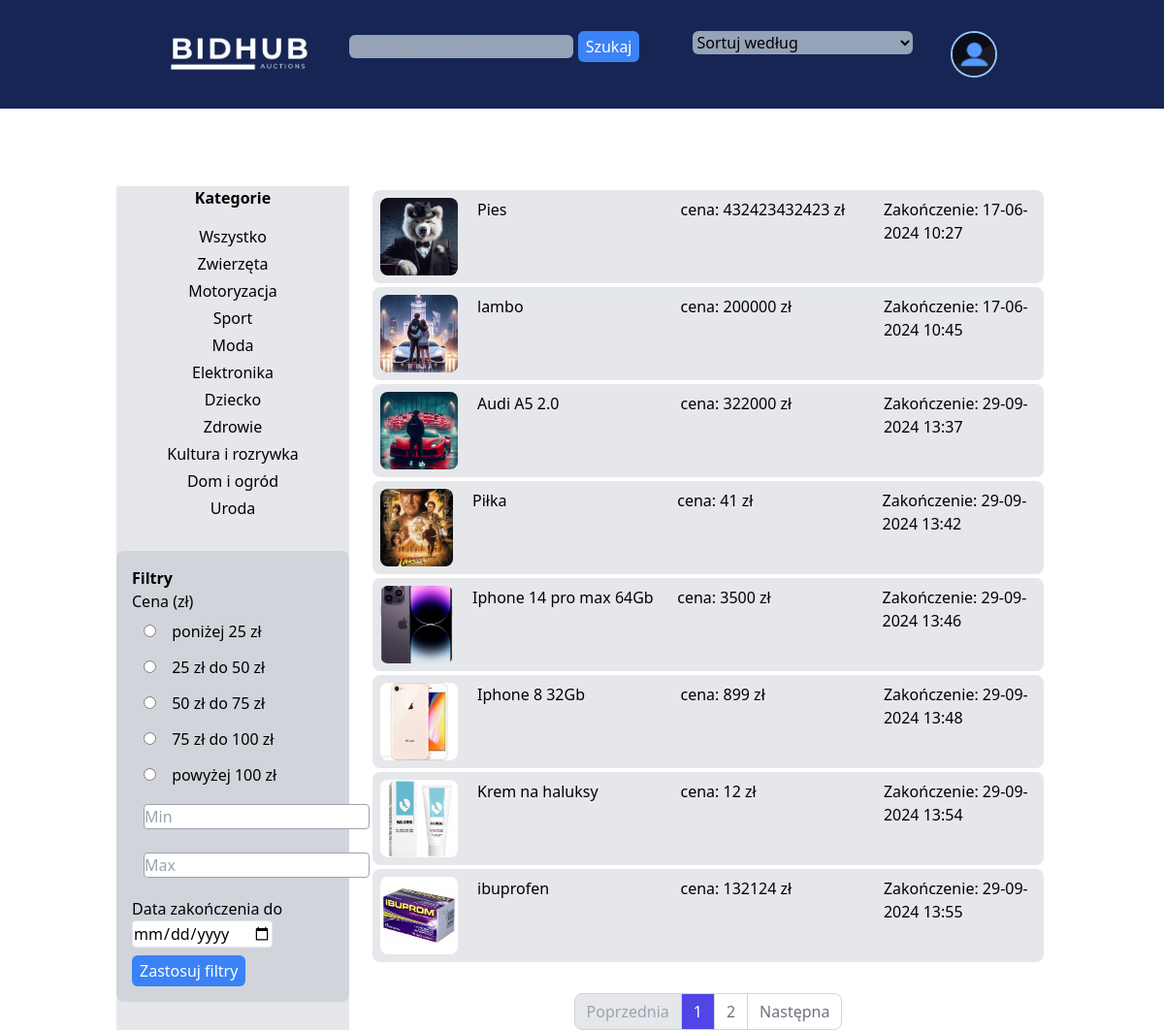
The app's page /dist/loggin.php (signed in) with its own data.
### tables this page shows
CREATE TABLE `categories` (
  `id_category` int(11) NOT NULL,
  `category_name` varchar(100) NOT NULL
);

CREATE TABLE `auctions` (
  `id_auction` int(11) NOT NULL,
  `id_user` int(11) NOT NULL,
  `id_category` int(11) NOT NULL,
  `title` varchar(50) NOT NULL,
  `description` varchar(1000) NOT NULL,
  `image` varchar(255) NOT NULL,
  `start_price` double NOT NULL,
  `end_time` datetime NOT NULL DEFAULT current_timestamp(),
  `highest_bidder_id` int(11) DEFAULT NULL,
  `status` varchar(50) NOT NULL DEFAULT 'active'
);

### dist/loggin.php (the view, shortened to what this page needs)
<?php
include_once "../scripts/connect.php";
if (isset($_SESSION['id_user']) && isset($_SESSION['email'])) {
    $sql = "SELECT id_category, category_name FROM categories";
    $stmt = $conn->prepare($sql);
    $stmt->execute();
    $categories = $stmt->fetchAll(PDO::FETCH_ASSOC);
    $search = isset($_GET['search']) ? trim($_GET['search']) : '';
    $categoryId = isset($_GET['id']) ? (int)$_GET['id'] : 0;
    $sort = isset($_GET['sort']) ? $_GET['sort'] : '';
    $itemsPerPage = 8;
    $page = isset($_GET['page']) && is_numeric($_GET['page']) ? (int)$_GET['page'] : 1;
    $offset = ($page - 1) * $itemsPerPage;
    $sql2 = "SELECT SQL_CALC_FOUND_ROWS auctions.*, categories.category_name
         FROM auctions
         JOIN categories ON auctions.id_category = categories.id_category";
    $conditions = ["auctions.status = 'active'"];
    $sql2 .= ' WHERE ' . implode(' AND ', $conditions);
    switch ($sort) {
        default:
            $sql2 .= ' ORDER BY auctions.end_time ASC';
    }
    $sql2 .= " LIMIT :limit OFFSET :offset";
    $stmt2 = $conn->prepare($sql2);
    $stmt2->bindValue(':limit', $itemsPerPage, PDO::PARAM_INT);
    $stmt2->bindValue(':offset', $offset, PDO::PARAM_INT);
    $stmt2->execute();
    $auctions = $stmt2->fetchAll(PDO::FETCH_ASSOC);
    $totalAuctionsStmt = $conn->query("SELECT FOUND_ROWS() as total");
    $totalAuctions = $totalAuctionsStmt->fetch(PDO::FETCH_ASSOC)['total'];
    $totalPages = ceil($totalAuctions / $itemsPerPage);
?>
<!DOCTYPE html>
<html lang="en">
<head>
    <link rel="stylesheet" href="../src/output.css">
    <link href="https://cdn.jsdelivr.net/npm/tailwindcss@2.2.19/dist/tailwind.min.css" rel="stylesheet">
</head>
<body>
<header class="bg-blue-950">
    <div class="container w-4/5 m-auto bg-blue-950 flex justify-around p-8">
        <div><a href="loggin.php"><img src="/projekt/projekt/img/BidHub_logo_removebg_minimalized.png" alt="Błąd załadowania zdjęcia" width="150" height="150"></a></div>
        <form method="GET" action="loggin.php" class="inline-block">
            <input type="text" name="search" class="bg-slate-400 text-black rounded-md" placeholder="Wyszukaj przedmiot..." value="<?php echo htmlspecialchars($search); ?>">
            <button type="submit" class="bg-blue-500 text-white px-2 py-1 rounded-md">Szukaj</button>
        </form>
        <form method="GET" action="loggin.php" class="inline-block ml-4">
            <select name="sort" class="bg-slate-400 text-black rounded-md" onchange="this.form.submit()">
                <option value="">Sortuj według</option>
            </select>
        </form>
        <div id="dropdownButton" class="text-black font-bold">
            <div onclick="myDropdown()" class="block w-12 h-12 rounded-full overflow-hidden border-2 border-blue-300 focus:outline-none focus:border-white">
                <img class="h-full w-full object-cover" src="<?php echo !empty($_SESSION['profile_image']) ? htmlspecialchars($_SESSION['profile_image']) : 'uploads/avatar-2388584_1280.png'; ?>" alt="">
            </div>
        </div>
    </div>
</header>
<main class="container w-4/5 m-auto flex">
<aside class="bg-gray-200 w-1/4 mt-20 mr-5 h-auto">
    <h2 class="font-bold text-center">Kategorie</h2>
    <ul class="text-center p-3">
        <li class="m-1 hover:underline hover:text-blue-900 <?php echo !isset($categoryId) ? 'font-bold text-blue-600' : ''; ?>">
            <a href="loggin.php">
                Wszystko
            </a>
        </li>
        <?php foreach ($categories as $category): ?>
            <li class="m-1 hover:underline hover:text-blue-900 <?php echo ($category['id_category'] == $categoryId) ? 'font-bold text-blue-600' : ''; ?>">
                <a href="loggin.php?id=<?php echo htmlspecialchars($category['id_category']); ?>&search=<?php echo htmlspecialchars($search); ?>">
                    <?php echo htmlspecialchars($category['category_name']); ?>
                </a>
            </li>
        <?php endforeach; ?>
    </ul>
    <div class="bg-gray-300 p-4 mt-4 rounded-lg m-auto">
        <h2 class="font-bold">Filtry</h2>
        <form method="GET" action="loggin.php">
            <div class="m-auto">
                <label>Cena (zł)</label><br>
                <label><input class="m-3 " type="radio" name="price_range" value="below_25" <?php echo (isset($_GET['price_range']) && $_GET['price_range'] == 'below_25') ? 'checked' : ''; ?>> poniżej 25 zł</label><br>
                <label><input class="m-3 " type="radio" name="price_range" value="25_to_50" <?php echo (isset($_GET['price_range']) && $_GET['price_range'] == '25_to_50') ? 'checked' : ''; ?>> 25 zł do 50 zł</label><br>
                <label><input class="m-3 " type="radio" name="price_range" value="50_to_75" <?php echo (isset($_GET['price_range']) && $_GET['price_range'] == '50_to_75') ? 'checked' : ''; ?>> 50 zł do 75 zł</label><br>
                <label><input class="m-3 " type="radio" name="price_range" value="75_to_100" <?php echo (isset($_GET['price_range']) && $_GET['price_range'] == '75_to_100') ? 'checked' : ''; ?>> 75 zł do 100 zł</label><br>
                <label><input class="m-3 " type="radio" name="price_range" value="above_100" <?php echo (isset($_GET['price_range']) && $_GET['price_range'] == 'above_100') ? 'checked' : ''; ?>> powyżej 100 zł</label><br>
                <label><input class="m-3 rounded border border-gray-400 hover:border-blue-400" type="number" name="custom_price_min" placeholder="Min" class="border rounded" /></label>
                <label><input class="m-3 rounded border border-gray-400 hover:border-blue-400" type="number" name="custom_price_max" placeholder="Max" class="border rounded" /></label>
            </div>
            <div class="my-2">
                <label>Data zakończenia do</label>
                <input type="date" name="end_date" class="border rounded" />
            </div>
            <button type="submit" class="bg-blue-500 text-white px-2 py-1 rounded-md">Zastosuj filtry</button>
        </form>
    </div>
</aside>
<div class="w-3/4 mt-20">
    <ul>
        <?php if (!empty($auctions)): ?>
            <?php foreach ($auctions as $auction): ?>
                <li class="bg-gray-200 m-1 h-auto rounded-lg hover:shadow-blue-900 hover:shadow-lg hover:bg-slate-300">
                    <a href="product_page.php?id_auction=<?php echo htmlspecialchars($auction['id_auction']); ?>">
                        <div class="flex justify-between p-2">
                            <img class="w-20 h-20 object-cover rounded-lg" src="<?php echo htmlspecialchars($auction['image']); ?>" alt="<?php echo htmlspecialchars($auction['title']); ?>">
                            <p class="w-1/3 ml-5"><?php echo htmlspecialchars($auction['title']); ?></p>
                            <p class="w-1/3">cena: <?php echo htmlspecialchars($auction['start_price']); ?> zł</p>
                            <p class="w-1/4">Zakończenie: <?php echo htmlspecialchars(date('d-m-Y H:i', strtotime($auction['end_time']))); ?></p>
                        </div>
                    </a>
                </li>
            <?php endforeach; ?>
        <?php else: ?>
            <p>Brak wyników wyszukiwania dla tej kategorii</p>
        <?php endif; ?>
    </ul>
    <?php if ($totalPages > 1): ?>
    <nav class="flex justify-center mt-8">
        <ul class="inline-flex items-center -space-x-px">
            <?php if ($page > 1): ?>
                <li>
                    <a href="?page=<?php echo $page - 1; ?>&search=<?php echo urlencode($search); ?>&id=<?php echo $categoryId; ?>&price_range=<?php echo isset($_GET['price_range']) ? htmlspecialchars($_GET['price_range']) : ''; ?>&custom_price_min=<?php echo isset($_GET['custom_price_min']) ? htmlspecialchars($_GET['custom_price_min']) : ''; ?>&custom_price_max=<?php echo isset($_GET['custom_price_max']) ? htmlspecialchars($_GET['custom_price_max']) : ''; ?>&end_date=<?php echo isset($_GET['end_date']) ? htmlspecialchars($_GET['end_date']) : ''; ?>&sort=<?php echo htmlspecialchars($sort); ?>"
                    class="block px-3 py-2 ml-0 leading-tight text-gray-500 bg-white border border-gray-300 rounded-l-lg hover:bg-gray-100 hover:text-gray-700">
                        Poprzednia
                    </a>
                </li>
            <?php else: ?>
                <li>
                    <span class="block px-3 py-2 ml-0 leading-tight text-gray-400 bg-gray-200 border border-gray-300 rounded-l-lg">Poprzednia</span>
                </li>
            <?php endif; ?>
            <?php for ($i = 1; $i <= $totalPages; $i++): ?>
                <li>
                    <a href="?page=<?php echo $i; ?>&search=<?php echo urlencode($search); ?>&id=<?php echo $categoryId; ?>&price_range=<?php echo isset($_GET['price_range']) ? htmlspecialchars($_GET['price_range']) : ''; ?>&custom_price_min=<?php echo isset($_GET['custom_price_min']) ? htmlspecialchars($_GET['custom_price_min']) : ''; ?>&custom_price_max=<?php echo isset($_GET['custom_price_max']) ? htmlspecialchars($_GET['custom_price_max']) : ''; ?>&end_date=<?php echo isset($_GET['end_date']) ? htmlspecialchars($_GET['end_date']) : ''; ?>&sort=<?php echo htmlspecialchars($sort); ?>"
                    class="block px-3 py-2 leading-tight <?php echo $i == $page ? 'bg-indigo-600 text-white' : 'text-gray-500 bg-white'; ?> border border-gray-300 hover:bg-gray-100 hover:text-gray-700">
                        <?php echo $i; ?>
                    </a>
                </li>
            <?php endfor; ?>
            <?php if ($page < $totalPages): ?>
                <li>
                    <a href="?page=<?php echo $page + 1; ?>&search=<?php echo urlencode($search); ?>&id=<?php echo $categoryId; ?>&price_range=<?php echo isset($_GET['price_range']) ? htmlspecialchars($_GET['price_range']) : ''; ?>&custom_price_min=<?php echo isset($_GET['custom_price_min']) ? htmlspecialchars($_GET['custom_price_min']) : ''; ?>&custom_price_max=<?php echo isset($_GET['custom_price_max']) ? htmlspecialchars($_GET['custom_price_max']) : ''; ?>&end_date=<?php echo isset($_GET['end_date']) ? htmlspecialchars($_GET['end_date']) : ''; ?>&sort=<?php echo htmlspecialchars($sort); ?>"
                    class="block px-3 py-2 leading-tight text-gray-500 bg-white border border-gray-300 rounded-r-lg hover:bg-gray-100 hover:text-gray-700">
                        Następna
                    </a>
                </li>
            <?php else: ?>
                <li>
                    <span class="block px-3 py-2 leading-tight text-gray-400 bg-gray-200 border border-gray-300 rounded-r-lg">Następna</span>
                </li>
            <?php endif; ?>
        </ul>
    </nav>
<?php endif; ?>
</div>
</main>
</body>
</html>
<?php
} else {
    header("Location: loggin.php");
}
?>

### records on screen
categories: category_name "Zwierzęta"
categories: category_name "Motoryzacja"
categories: category_name "Sport"
categories: category_name "Moda"
categories: category_name "Elektronika"
categories: category_name "Dziecko"
categories: category_name "Zdrowie"
categories: category_name "Kultura i rozrywka"
categories: category_name "Dom i ogród"
categories: category_name "Uroda"
auctions: image (picture), title "Pies", start_price "432423432423", end_time "17-06-2024 10:27"
auctions: image (picture), title "lambo", start_price "200000", end_time "17-06-2024 10:45"
auctions: image (picture), title "Audi A5 2.0", start_price "322000", end_time "29-09-2024 13:37"
auctions: image (picture), title "Piłka", start_price "41", end_time "29-09-2024 13:42"
auctions: image (picture), title "Iphone 14 pro max 64Gb", start_price "3500", end_time "29-09-2024 13:46"
auctions: image (picture), title "Iphone 8 32Gb", start_price "899", end_time "29-09-2024 13:48"
auctions: image (picture), title "Krem na haluksy", start_price "12", end_time "29-09-2024 13:54"
auctions: image (picture), title "ibuprofen", start_price "132124", end_time "29-09-2024 13:55"
